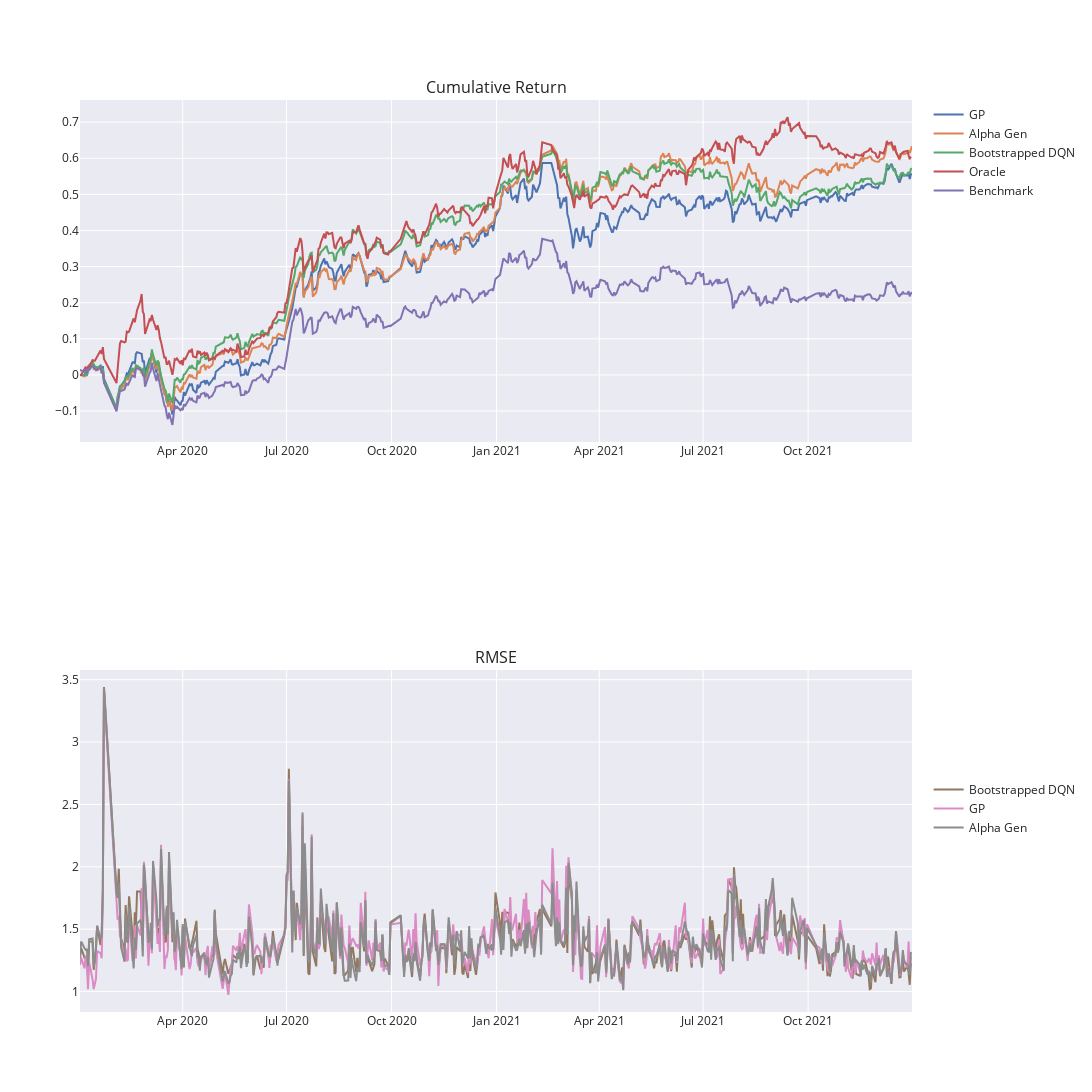

The notebook cell saved with this chart:
### Code cell
import plotly.express as px
from plotly.subplots import make_subplots
import plotly.graph_objects as go

fig = make_subplots(rows=2, cols=1,subplot_titles=["Cumulative Return", "RMSE"])


for col in df_com.columns:
    fig.add_trace(
        go.Scatter(
            x=df_com.index,   
            y=df_com[col],    
            mode='lines',
            name=col,
            legendgroup = '1',
        ),
        row=1, 
        col=1
    )

for col in df_rmse.columns:
    fig.add_trace(
        go.Scatter(
            x=df_rmse.index,
            y=df_rmse[col],    
            mode='lines',
            name=col,
            legendgroup = '2',
        ),
        row=2, 
        col=1
    )

# Update the layout to add the title and template
fig.update_layout(
    template='seaborn',
    autosize=False,
    width=1200,
    height=1200,
    legend_tracegroupgap=580,
)

fig.show()


# fig = px.line(df_com, y=["Bootstrapped DQN","Alpha Gen","GP","Benchmark"], 
#             #   x="lifeExp", 
#               title='Cumulative Return',
#               template="seaborn",
#               )
# fig.show()

### Figure 1 — Plotly figure (JSON) as saved in the notebook; plotly's stock layout.template omitted (floating-point values rounded to 4 significant figures; data arrays with more than 128 entries replaced by an {"elided": "..."} marker saying what was removed)
{"data": [{"legendgroup": "1", "mode": "lines", "name": "GP", "type": "scatter", "x": {"elided": "486 str values"}, "xaxis": "x", "y": {"elided": "486 float values"}, "yaxis": "y"}, {"legendgroup": "1", "mode": "lines", "name": "Alpha Gen", "type": "scatter", "x": {"elided": "486 str values"}, "xaxis": "x", "y": {"elided": "486 float values"}, "yaxis": "y"}, {"legendgroup": "1", "mode": "lines", "name": "Bootstrapped DQN", "type": "scatter", "x": {"elided": "486 str values"}, "xaxis": "x", "y": {"elided": "486 float values"}, "yaxis": "y"}, {"legendgroup": "1", "mode": "lines", "name": "Oracle", "type": "scatter", "x": {"elided": "486 str values"}, "xaxis": "x", "y": {"elided": "486 float values"}, "yaxis": "y"}, {"legendgroup": "1", "mode": "lines", "name": "Benchmark", "type": "scatter", "x": {"elided": "486 str values"}, "xaxis": "x", "y": {"elided": "486 float values"}, "yaxis": "y"}, {"legendgroup": "2", "mode": "lines", "name": "Bootstrapped DQN", "type": "scatter", "x": {"elided": "486 str values"}, "xaxis": "x2", "y": {"elided": "486 float values"}, "yaxis": "y2"}, {"legendgroup": "2", "mode": "lines", "name": "GP", "type": "scatter", "x": {"elided": "486 str values"}, "xaxis": "x2", "y": {"elided": "486 float values"}, "yaxis": "y2"}, {"legendgroup": "2", "mode": "lines", "name": "Alpha Gen", "type": "scatter", "x": {"elided": "486 str values"}, "xaxis": "x2", "y": {"elided": "486 float values"}, "yaxis": "y2"}], "layout": {"annotations": [{"font": {"size": 16}, "showarrow": false, "text": "Cumulative Return", "x": 0.5, "xanchor": "center", "xref": "paper", "y": 1, "yanchor": "bottom", "yref": "paper"}, {"font": {"size": 16}, "showarrow": false, "text": "RMSE", "x": 0.5, "xanchor": "center", "xref": "paper", "y": 0.375, "yanchor": "bottom", "yref": "paper"}], "autosize": false, "height": 1200, "legend": {"tracegroupgap": 580}, "width": 1200, "xaxis": {"anchor": "y", "domain": [0, 1]}, "xaxis2": {"anchor": "y2", "domain": [0, 1]}, "yaxis": {"anchor": "x", "domain": [0.625, 1]}, "yaxis2": {"anchor": "x2", "domain": [0, 0.375]}}}
